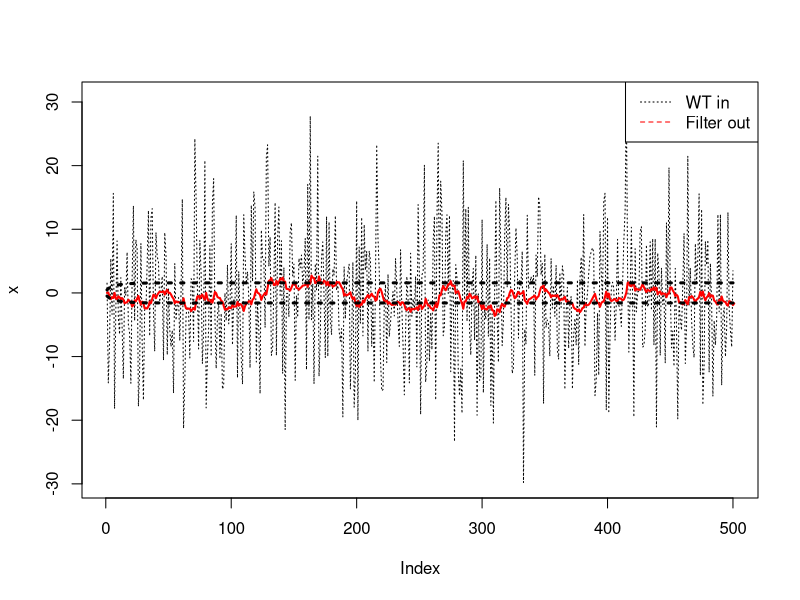

Generate this figure with R:
## ---- chunk 1

tau = 0.2
Phi_0=1
t=0
h = 0.01 ##INtegration TimeStep
sig=sqrt(Phi_0/h) ##scaled Sigma for PseudoRandom White nOise
tLim = 4.999 ##Total Simulation Time
x = vector()
y = vector()
y[1] = 0.0
sigP= vector()
sigM= vector()

i=1
while (t < tLim)
{
  x[i]=rnorm(1,mean=0,sd=sig)
  yd=(x[i]-y[i])/tau
  
  y[i+1] = y[i] + h*yd
  t=t+h ##Increment Time
  ##Doing it 2ce as we are integrating using 2nd Order Runge-Kutta
  yd=(x[i]-y[i+1])/tau
  y[i+1]=(y[i]+y[i+1])/2.0+0.5*h*yd
  sigP[i] = sqrt( Phi_0*(1-exp(-2.0*t/tau) ) / (2*tau) )
  sigM[i] = -sigP[i]
  i=i+1 ##Increment Discrete time Sample index
}

plot(x,type='l',col="black",lty=3) ##Pseudo White Noise Input
lines(y,type='l',col="red",lw=2)
lines(sigP,type='l',lty=3,lw=3)
lines(sigM,type='l',lty=3,lw=3)
legend("topright",lty=c(3,2),col=c("black","red"),legend=c("WT in","Filter out"))
